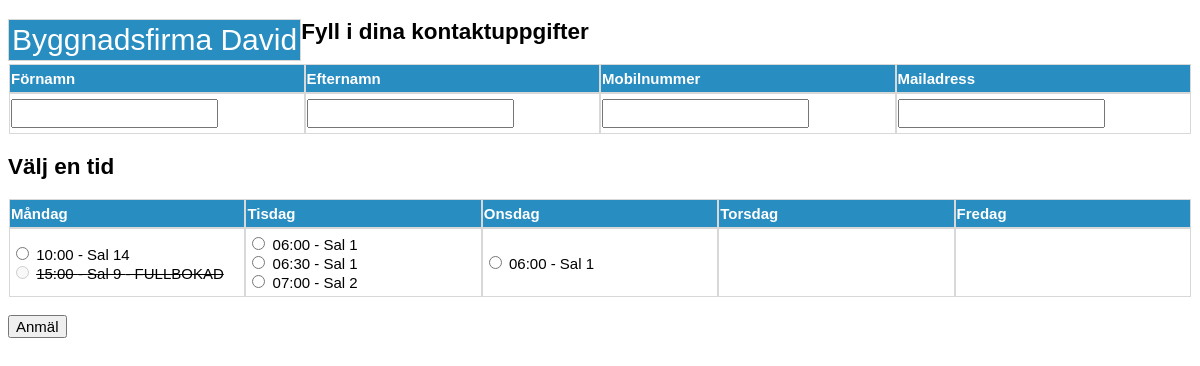
The app's page /booking_app/1/1/ with its own data.
### booking_app/models.py (models this page shows, shortened)
class Customer(models.Model):
	customer_name = models.CharField(max_length=50)

class Time(models.Model):
	visit = models.ForeignKey(Visit)
	datetime = models.DateTimeField('Date and time')
	capacity = models.IntegerField(default=1)
	location = models.CharField(max_length=50)
	description = models.TextField()
	class Meta:
		ordering = ['datetime']

### booking_app/views.py (the view)
# urls.py: url(r'^(?P<customer_id>\d+)/(?P<visit_id>\d+)/$', views.detail, name='detail'),
def detail(request, customer_id, visit_id):
    visit = get_object_or_404(Visit, pk=visit_id)
    customer = get_object_or_404(Customer, pk=customer_id)
    time_list = Time.objects.filter(datetime__week_day=2)[:1].get()
    time_list2 = Time.objects.filter(datetime__week_day=3)[:1].get()
    return render(request, 'booking_app/detail.html', {'visit': visit, 'customer': customer, 'time_list': time_list, 'time_list2': time_list2,})

### booking_app/templates/booking_app/detail.html (shortened to what this page needs)
{% extends "booking_app/base.html" %}
{% block body %}
<div id="rubrik">{{customer.customer_name}} </div>
<form action="{% url 'booking_app:submit' customer.id visit.id %}" method="post">
<h2>Fyll i dina kontaktuppgifter</h2>
<table>
<tr>
<th><label for="client_firstname">Förnamn </label>{% csrf_token %}</th>
<th><label for="client_lastname">Efternamn </label>{% csrf_token %}</th>
<th><label for="client_phone">Mobilnummer </label>{% csrf_token %}</th>
<th><label for="client_mail">Mailadress </label>{% csrf_token %}</th>
</tr>
<tr>
<td><input id="client_firstname" type="text" name="client_firstname"></td>
<td><input id="client_lastname" type="text" name="client_lastname"></td>
<td><input id="client_phone" type="text" name="client_phone"></td>
<td><input id="client_mail" type="text" name="client_mail"></td>
</table>
<h2>Välj en tid</h2>
<table>
    <tr>
        <th>Måndag</th>
        <th>Tisdag</th>
        <th>Onsdag</th>
        <th>Torsdag</th>
        <th>Fredag</th>
    </tr>
    <tr>
        <td>
       {% for time in visit.time_set.all %}
        {% if time.datetime|date:"l" == "Monday" %}{% include "booking_app/time_form.html" %}
	       {% endif %}
       {% endfor %}
        </td>
        <td>
        {% for time in visit.time_set.all %}
	       {% if time.datetime|date:"l" == "Tuesday" %}{% include "booking_app/time_form.html" %}
	       {% endif %}
        {% endfor %}
</td>
<td>
{% for time in visit.time_set.all %}
	{% if time.datetime|date:"l" == "Wednesday" %}
		{% include "booking_app/time_form.html" %}
	{% endif %}
{% endfor %}
</td>
<td>
</td>
<td>
</td>
</tr>
</table>
<br />
    <input type='submit' value='Anmäl' />
</form>
{% endblock %}

### booking_app/templates/booking_app/time_form.html
<input type="radio" {% if time.capacity <= 0 %}disabled{% endif %} name="time" id="time{{ forloop.counter }}" value="{{ time.id }}" />
<label for="time{{ forloop.counter }}">
	{% if time.capacity <= 0 %}<strike>{% endif %}
	{{ time.datetime|time:"H:i"}} - {{time.location}}{% if time.capacity <= 0 %} - FULLBOKAD{% endif %}
	{% if time.capacity <= 0 %}</strike>{% endif %}
</label>
<br />

### booking_app/static/booking_app/style.css (style rules this page uses)
body { color: black; font : 15px "Verdana", sans-serif; }
form { width : 100%; height : 100%px; margin : 0; border: none; }
input, textarea { font : .9em/1.5em "Arial", sans-serif; font-size: 15px; }
div { width:1000px; float:left; font-size: 15px; font-family: "Arial"; }
#rubrik { font-size: 30px; color: white; float: center; background: #288dc0; width: auto; border: 1px solid; border-color: #D8D8D8; padding: 3px; }
table { table-layout: fixed; width: 100%; font-size: 15px; font-family: "Arial"; }
th,td { margin: 0; text-align: left; border-collapse: collapse; outline: 1px solid #D8D8D8; }
td { padding: 5px 1px; }
th { background: #288dc0; color: white; padding: 5px 1px; }

### records on screen
Customer: customer_name "Byggnadsfirma David"
Time: capacity "☐ 10:00 - Sal 14", datetime "10:00", location "Sal 14"
Time: capacity "☐ 15:00 - Sal 9 - FULLBOKAD", datetime "15:00", location "Sal 9"
Time: capacity "☐ 06:00 - Sal 1", datetime "06:00", location "Sal 1"
Time: capacity "☐ 06:30 - Sal 1", datetime "06:30", location "Sal 1"
Time: capacity "☐ 07:00 - Sal 2", datetime "07:00", location "Sal 2"
Time: capacity "☐ 06:00 - Sal 1", datetime "06:00", location "Sal 1"
